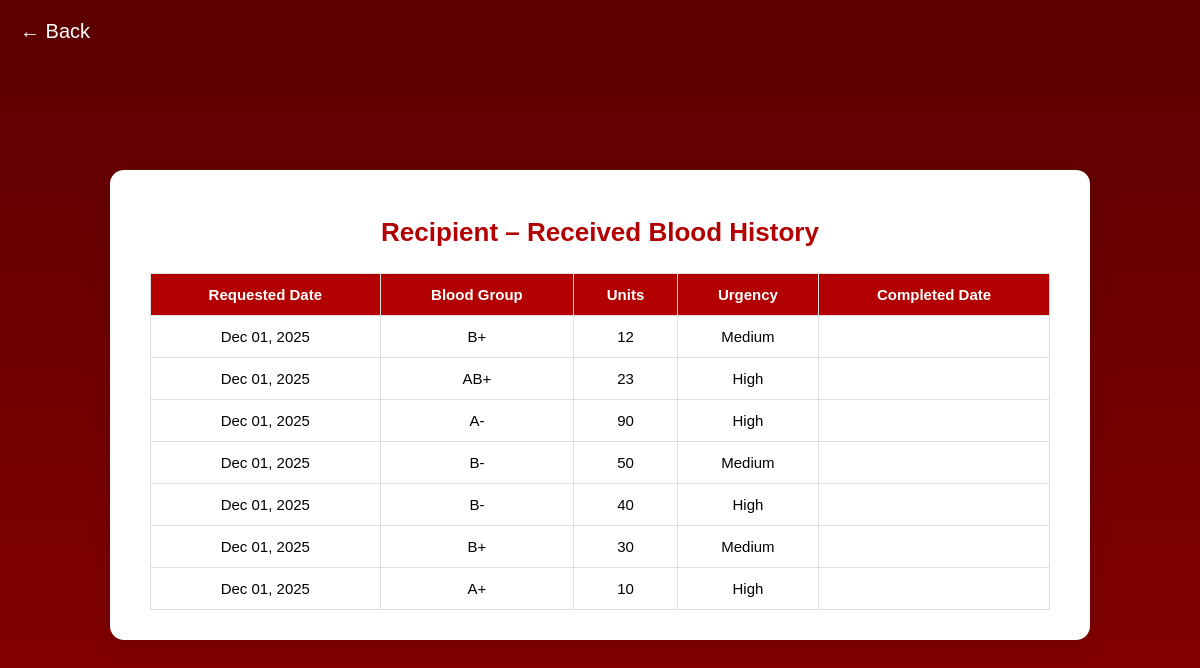
The page /recipient/received_history/ (signed in) on the database as committed earlier.
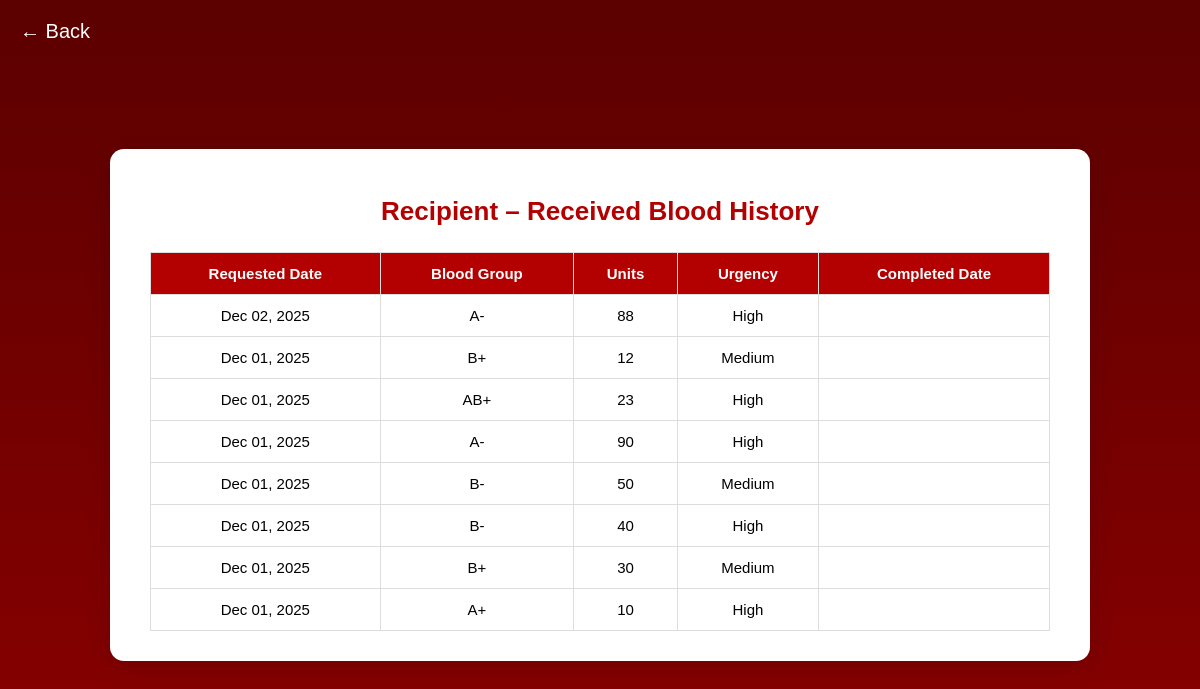
The same page on the database as committed later.
### blood_bank_app/models.py (models this page shows, shortened)
class RecipientBloodRequest(models.Model):
    BLOOD_GROUP_CHOICES = [
        ('A+', 'A+'), ('A-', 'A-'),
        ('B+', 'B+'), ('B-', 'B-'),
        ('AB+', 'AB+'), ('AB-', 'AB-'),
        ('O+', 'O+'), ('O-', 'O-'),
    ]
    URGENCY_LEVEL_CHOICES = [
        ('High', 'High'),
        ('Medium', 'Medium'),
        ('Low', 'Low'),
    ]
    STATUS_CHOICES = [
        ('Pending', 'Pending'),
        ('Approved', 'Approved'),
        ('Rejected', 'Rejected'),
        ('Completed', 'Completed'),
        ('Expired', 'Expired'),
    ]
    recipient = models.ForeignKey(User, on_delete=models.CASCADE)
    blood_group = models.CharField(max_length=3, choices=BLOOD_GROUP_CHOICES)
    units = models.PositiveIntegerField()
    required_date = models.DateField()
    urgency = models.CharField(max_length=10, choices=URGENCY_LEVEL_CHOICES)
    status = models.CharField(max_length=20, choices=STATUS_CHOICES, default='Pending')  # ✅ Added
    created_at = models.DateTimeField(auto_now_add=True)

### blood_bank_app/views.py (the view)
# urls.py: path('recipient/received_history/', views.received_history, name='received_history'),
@login_required
def received_history(request):
    today = date.today()
    RecipientBloodRequest.objects.filter(
        recipient=request.user,
        status='Approved',
        required_date__lte=today
    ).update(status='Completed')
    completed_requests = RecipientBloodRequest.objects.filter(
        recipient=request.user,
        status='Completed'
    ).order_by('-created_at')
    return render(request, 'recipient/received_history.html', {
        "recipient_completed_requests": completed_requests
    })

### blood_bank_app/templates/recipient/received_history.html (shortened to what this page needs)
{% extends "master.html" %}
{% load static %}
{% block content %}
<a href="javascript:history.back()" class="back-arrow">&#8592; Back</a>
<div class="notification-page">
    <div class="notification-container">
        <h1>Recipient – Received Blood History</h1>
        {% if recipient_completed_requests %}
            <table class="request-table">
                <thead>
                    <tr>
                        <th>Requested Date</th>
                        <th>Blood Group</th>
                        <th>Units</th>
                        <th>Urgency</th>
                        <th>Completed Date</th>
                    </tr>
                </thead>
                <tbody>
                    {% for r in recipient_completed_requests %}
                        <tr>
                            <td>{{ r.created_at|date:"M d, Y" }}</td>
                            <td>{{ r.blood_group }}</td>
                            <td>{{ r.units }}</td>
                            <td>{{ r.urgency }}</td>
                            <td>{{ r.updated_at|date:"M d, Y" }}</td>
                        </tr>
                    {% endfor %}
                </tbody>
            </table>
        {% else %}
            <p class="no-notifications">No completed requests found.</p>
        {% endif %}
    </div>
</div>
{% endblock %}

Rows that differ between the two databases and show on the page:
added RecipientBloodRequest: created_at "Dec 02, 2025", blood_group "A-", units "88", urgency "High"
